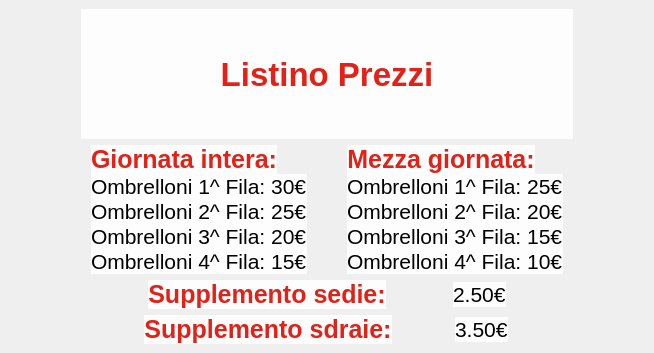
<?xml version="1.0" encoding="UTF-8"?>
<ui version="4.0">
 <class>MainWindow_listino</class>
 <widget class="QMainWindow" name="MainWindow_listino">
  <property name="geometry">
   <rect>
    <x>0</x>
    <y>0</y>
    <width>654</width>
    <height>353</height>
   </rect>
  </property>
  <property name="windowTitle">
   <string>Listino Prezzi</string>
  </property>
  <property name="windowIcon">
   <iconset>
    <normaloff>resources/logo/logo_small_icon_only_inverted.png</normaloff>resources/logo/logo_small_icon_only_inverted.png</iconset>
  </property>
  <property name="styleSheet">
   <string notr="true">#MainWindow_listino{border-image: url(C:/Users/Msi/Documents/GitHub/Progetto-Hotel/ui/resources/Ombrelloni/thumb-1920-325895.jpg) 0 0 0 0 stretch stretch;}</string>
  </property>
  <widget class="QWidget" name="centralwidget">
   <layout class="QGridLayout" name="gridLayout">
    <item row="0" column="0">
     <widget class="QLabel" name="label">
      <property name="font">
       <font>
        <pointsize>25</pointsize>
        <weight>75</weight>
        <bold>true</bold>
       </font>
      </property>
      <property name="styleSheet">
       <string notr="true">background-color: qlineargradient(spread:pad, x1:0, y1:1, x2:1, y2:0, stop:0 rgba(255, 255, 255, 225), stop:1 rgba(255, 255, 255, 227));
color: rgb(224, 34, 24);</string>
      </property>
      <property name="text">
       <string>Listino Prezzi</string>
      </property>
      <property name="alignment">
       <set>Qt::AlignCenter</set>
      </property>
     </widget>
    </item>
    <item row="1" column="0">
     <layout class="QVBoxLayout" name="verticalLayout_3">
      <item>
       <layout class="QHBoxLayout" name="horizontalLayout">
        <property name="spacing">
         <number>40</number>
        </property>
        <property name="leftMargin">
         <number>10</number>
        </property>
        <property name="topMargin">
         <number>0</number>
        </property>
        <property name="rightMargin">
         <number>10</number>
        </property>
        <item>
         <layout class="QVBoxLayout" name="verticalLayout">
          <property name="spacing">
           <number>0</number>
          </property>
          <item>
           <widget class="QLabel" name="label_6">
            <property name="sizePolicy">
             <sizepolicy hsizetype="Fixed" vsizetype="Fixed">
              <horstretch>0</horstretch>
              <verstretch>0</verstretch>
             </sizepolicy>
            </property>
            <property name="font">
             <font>
              <pointsize>19</pointsize>
              <weight>75</weight>
              <bold>true</bold>
             </font>
            </property>
            <property name="styleSheet">
             <string notr="true">color: rgb(224, 34, 24);background-color: qlineargradient(spread:pad, x1:0, y1:1, x2:1, y2:0, stop:0 rgba(255, 255, 255, 225), stop:1 rgba(255, 255, 255, 227));</string>
            </property>
            <property name="text">
             <string>Giornata intera:</string>
            </property>
            <property name="alignment">
             <set>Qt::AlignCenter</set>
            </property>
           </widget>
          </item>
          <item>
           <widget class="QLabel" name="label_1f_intero">
            <property name="sizePolicy">
             <sizepolicy hsizetype="Fixed" vsizetype="Fixed">
              <horstretch>0</horstretch>
              <verstretch>0</verstretch>
             </sizepolicy>
            </property>
            <property name="font">
             <font>
              <pointsize>16</pointsize>
              <weight>50</weight>
              <bold>false</bold>
             </font>
            </property>
            <property name="styleSheet">
             <string notr="true">background-color: qlineargradient(spread:pad, x1:0, y1:1, x2:1, y2:0, stop:0 rgba(255, 255, 255, 225), stop:1 rgba(255, 255, 255, 227));</string>
            </property>
            <property name="text">
             <string>Ombrelloni 1^ Fila: 30€</string>
            </property>
           </widget>
          </item>
          <item>
           <widget class="QLabel" name="label_2f_intero">
            <property name="sizePolicy">
             <sizepolicy hsizetype="Fixed" vsizetype="Fixed">
              <horstretch>0</horstretch>
              <verstretch>0</verstretch>
             </sizepolicy>
            </property>
            <property name="font">
             <font>
              <pointsize>16</pointsize>
              <weight>50</weight>
              <bold>false</bold>
             </font>
            </property>
            <property name="styleSheet">
             <string notr="true">background-color: qlineargradient(spread:pad, x1:0, y1:1, x2:1, y2:0, stop:0 rgba(255, 255, 255, 225), stop:1 rgba(255, 255, 255, 227));</string>
            </property>
            <property name="text">
             <string>Ombrelloni 2^ Fila: 25€</string>
            </property>
           </widget>
          </item>
          <item>
           <widget class="QLabel" name="label_3f_intero">
            <property name="sizePolicy">
             <sizepolicy hsizetype="Fixed" vsizetype="Fixed">
              <horstretch>0</horstretch>
              <verstretch>0</verstretch>
             </sizepolicy>
            </property>
            <property name="font">
             <font>
              <pointsize>16</pointsize>
              <weight>50</weight>
              <bold>false</bold>
             </font>
            </property>
            <property name="styleSheet">
             <string notr="true">background-color: qlineargradient(spread:pad, x1:0, y1:1, x2:1, y2:0, stop:0 rgba(255, 255, 255, 225), stop:1 rgba(255, 255, 255, 227));</string>
            </property>
            <property name="text">
             <string>Ombrelloni 3^ Fila: 20€</string>
            </property>
           </widget>
          </item>
          <item>
           <widget class="QLabel" name="label_4f_intero">
            <property name="sizePolicy">
             <sizepolicy hsizetype="Fixed" vsizetype="Fixed">
              <horstretch>0</horstretch>
              <verstretch>0</verstretch>
             </sizepolicy>
            </property>
            <property name="font">
             <font>
              <pointsize>16</pointsize>
              <weight>50</weight>
              <bold>false</bold>
             </font>
            </property>
            <property name="styleSheet">
             <string notr="true">background-color: qlineargradient(spread:pad, x1:0, y1:1, x2:1, y2:0, stop:0 rgba(255, 255, 255, 225), stop:1 rgba(255, 255, 255, 227));</string>
            </property>
            <property name="text">
             <string>Ombrelloni 4^ Fila: 15€</string>
            </property>
           </widget>
          </item>
         </layout>
        </item>
        <item>
         <layout class="QVBoxLayout" name="verticalLayout_2">
          <property name="spacing">
           <number>0</number>
          </property>
          <item>
           <widget class="QLabel" name="label_7">
            <property name="sizePolicy">
             <sizepolicy hsizetype="Fixed" vsizetype="Fixed">
              <horstretch>0</horstretch>
              <verstretch>0</verstretch>
             </sizepolicy>
            </property>
            <property name="font">
             <font>
              <pointsize>19</pointsize>
              <weight>75</weight>
              <bold>true</bold>
             </font>
            </property>
            <property name="styleSheet">
             <string notr="true">color: rgb(224, 34, 24);background-color: qlineargradient(spread:pad, x1:0, y1:1, x2:1, y2:0, stop:0 rgba(255, 255, 255, 225), stop:1 rgba(255, 255, 255, 227));</string>
            </property>
            <property name="text">
             <string>Mezza giornata:</string>
            </property>
            <property name="alignment">
             <set>Qt::AlignCenter</set>
            </property>
           </widget>
          </item>
          <item>
           <widget class="QLabel" name="label_1f_mezza">
            <property name="sizePolicy">
             <sizepolicy hsizetype="Fixed" vsizetype="Fixed">
              <horstretch>0</horstretch>
              <verstretch>0</verstretch>
             </sizepolicy>
            </property>
            <property name="font">
             <font>
              <pointsize>16</pointsize>
              <weight>50</weight>
              <bold>false</bold>
             </font>
            </property>
            <property name="styleSheet">
             <string notr="true">background-color: qlineargradient(spread:pad, x1:0, y1:1, x2:1, y2:0, stop:0 rgba(255, 255, 255, 225), stop:1 rgba(255, 255, 255, 227));</string>
            </property>
            <property name="text">
             <string>Ombrelloni 1^ Fila: 25€</string>
            </property>
           </widget>
          </item>
          <item>
           <widget class="QLabel" name="label_2f_mezza">
            <property name="sizePolicy">
             <sizepolicy hsizetype="Fixed" vsizetype="Fixed">
              <horstretch>0</horstretch>
              <verstretch>0</verstretch>
             </sizepolicy>
            </property>
            <property name="font">
             <font>
              <pointsize>16</pointsize>
              <weight>50</weight>
              <bold>false</bold>
             </font>
            </property>
            <property name="styleSheet">
             <string notr="true">background-color: qlineargradient(spread:pad, x1:0, y1:1, x2:1, y2:0, stop:0 rgba(255, 255, 255, 225), stop:1 rgba(255, 255, 255, 227));</string>
            </property>
            <property name="text">
             <string>Ombrelloni 2^ Fila: 20€</string>
            </property>
           </widget>
          </item>
          <item>
           <widget class="QLabel" name="label_3f_mezza">
            <property name="sizePolicy">
             <sizepolicy hsizetype="Fixed" vsizetype="Fixed">
              <horstretch>0</horstretch>
              <verstretch>0</verstretch>
             </sizepolicy>
            </property>
            <property name="font">
             <font>
              <pointsize>16</pointsize>
              <weight>50</weight>
              <bold>false</bold>
             </font>
            </property>
            <property name="styleSheet">
             <string notr="true">background-color: qlineargradient(spread:pad, x1:0, y1:1, x2:1, y2:0, stop:0 rgba(255, 255, 255, 225), stop:1 rgba(255, 255, 255, 227));</string>
            </property>
            <property name="text">
             <string>Ombrelloni 3^ Fila: 15€</string>
            </property>
           </widget>
          </item>
          <item>
           <widget class="QLabel" name="label_4f_mezza">
            <property name="sizePolicy">
             <sizepolicy hsizetype="Fixed" vsizetype="Fixed">
              <horstretch>0</horstretch>
              <verstretch>0</verstretch>
             </sizepolicy>
            </property>
            <property name="font">
             <font>
              <pointsize>16</pointsize>
              <weight>50</weight>
              <bold>false</bold>
             </font>
            </property>
            <property name="styleSheet">
             <string notr="true">background-color: qlineargradient(spread:pad, x1:0, y1:1, x2:1, y2:0, stop:0 rgba(255, 255, 255, 225), stop:1 rgba(255, 255, 255, 227));</string>
            </property>
            <property name="text">
             <string>Ombrelloni 4^ Fila: 10€</string>
            </property>
           </widget>
          </item>
         </layout>
        </item>
       </layout>
      </item>
      <item>
       <layout class="QHBoxLayout" name="horizontalLayout_2">
        <property name="spacing">
         <number>0</number>
        </property>
        <item>
         <widget class="QLabel" name="label_13">
          <property name="sizePolicy">
           <sizepolicy hsizetype="Fixed" vsizetype="Preferred">
            <horstretch>0</horstretch>
            <verstretch>0</verstretch>
           </sizepolicy>
          </property>
          <property name="font">
           <font>
            <pointsize>19</pointsize>
            <weight>75</weight>
            <bold>true</bold>
           </font>
          </property>
          <property name="styleSheet">
           <string notr="true">color: rgb(224, 34, 24);background-color: qlineargradient(spread:pad, x1:0, y1:1, x2:1, y2:0, stop:0 rgba(255, 255, 255, 225), stop:1 rgba(255, 255, 255, 227));</string>
          </property>
          <property name="text">
           <string>Supplemento sedie:</string>
          </property>
          <property name="alignment">
           <set>Qt::AlignCenter</set>
          </property>
         </widget>
        </item>
        <item>
         <widget class="QLabel" name="label_sedie">
          <property name="sizePolicy">
           <sizepolicy hsizetype="Fixed" vsizetype="Fixed">
            <horstretch>0</horstretch>
            <verstretch>0</verstretch>
           </sizepolicy>
          </property>
          <property name="font">
           <font>
            <pointsize>16</pointsize>
            <weight>50</weight>
            <bold>false</bold>
           </font>
          </property>
          <property name="styleSheet">
           <string notr="true">background-color: qlineargradient(spread:pad, x1:0, y1:1, x2:1, y2:0, stop:0 rgba(255, 255, 255, 225), stop:1 rgba(255, 255, 255, 227));</string>
          </property>
          <property name="text">
           <string>2.50€</string>
          </property>
         </widget>
        </item>
       </layout>
      </item>
      <item>
       <layout class="QHBoxLayout" name="horizontalLayout_3">
        <property name="spacing">
         <number>0</number>
        </property>
        <item>
         <widget class="QLabel" name="label_14">
          <property name="sizePolicy">
           <sizepolicy hsizetype="Fixed" vsizetype="Fixed">
            <horstretch>0</horstretch>
            <verstretch>0</verstretch>
           </sizepolicy>
          </property>
          <property name="font">
           <font>
            <pointsize>19</pointsize>
            <weight>75</weight>
            <bold>true</bold>
           </font>
          </property>
          <property name="styleSheet">
           <string notr="true">color: rgb(224, 34, 24);background-color: qlineargradient(spread:pad, x1:0, y1:1, x2:1, y2:0, stop:0 rgba(255, 255, 255, 225), stop:1 rgba(255, 255, 255, 227));</string>
          </property>
          <property name="text">
           <string>Supplemento sdraie:</string>
          </property>
          <property name="alignment">
           <set>Qt::AlignCenter</set>
          </property>
         </widget>
        </item>
        <item>
         <widget class="QLabel" name="label_sdraie">
          <property name="sizePolicy">
           <sizepolicy hsizetype="Fixed" vsizetype="Fixed">
            <horstretch>0</horstretch>
            <verstretch>0</verstretch>
           </sizepolicy>
          </property>
          <property name="font">
           <font>
            <pointsize>16</pointsize>
            <weight>50</weight>
            <bold>false</bold>
           </font>
          </property>
          <property name="styleSheet">
           <string notr="true">background-color: qlineargradient(spread:pad, x1:0, y1:1, x2:1, y2:0, stop:0 rgba(255, 255, 255, 225), stop:1 rgba(255, 255, 255, 227));</string>
          </property>
          <property name="text">
           <string>3.50€</string>
          </property>
         </widget>
        </item>
       </layout>
      </item>
     </layout>
    </item>
   </layout>
  </widget>
 </widget>
 <resources/>
 <connections/>
</ui>
